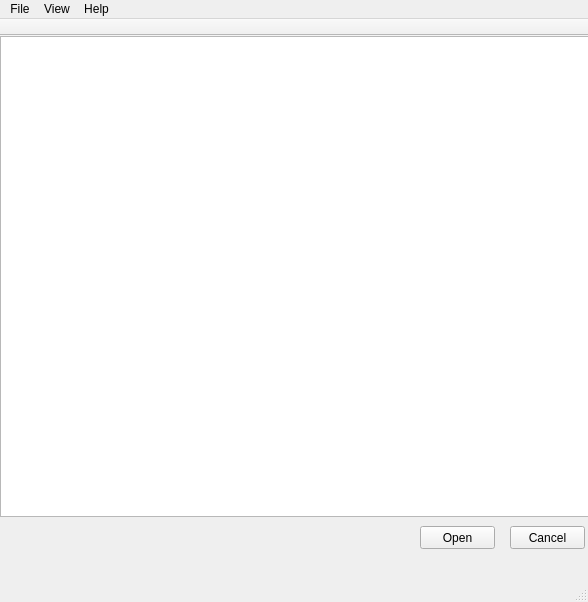
<?xml version="1.0" encoding="UTF-8"?>
<ui version="4.0">
 <class>MainWindow</class>
 <widget class="QMainWindow" name="MainWindow">
  <property name="geometry">
   <rect>
    <x>0</x>
    <y>0</y>
    <width>588</width>
    <height>602</height>
   </rect>
  </property>
  <property name="windowTitle">
   <string>MainWindow</string>
  </property>
  <widget class="QWidget" name="centralwidget">
   <widget class="QTreeView" name="treeView">
    <property name="geometry">
     <rect>
      <x>0</x>
      <y>0</y>
      <width>591</width>
      <height>481</height>
     </rect>
    </property>
   </widget>
   <widget class="QPushButton" name="openButton">
    <property name="geometry">
     <rect>
      <x>420</x>
      <y>490</y>
      <width>75</width>
      <height>23</height>
     </rect>
    </property>
    <property name="text">
     <string>Open</string>
    </property>
   </widget>
   <widget class="QPushButton" name="cancelButton">
    <property name="geometry">
     <rect>
      <x>510</x>
      <y>490</y>
      <width>75</width>
      <height>23</height>
     </rect>
    </property>
    <property name="text">
     <string>Cancel</string>
    </property>
   </widget>
  </widget>
  <widget class="QMenuBar" name="menubar">
   <property name="geometry">
    <rect>
     <x>0</x>
     <y>0</y>
     <width>588</width>
     <height>21</height>
    </rect>
   </property>
   <widget class="QMenu" name="menuFile">
    <property name="title">
     <string>File</string>
    </property>
   </widget>
   <widget class="QMenu" name="menuView">
    <property name="title">
     <string>View</string>
    </property>
   </widget>
   <widget class="QMenu" name="menuHelp">
    <property name="title">
     <string>Help</string>
    </property>
   </widget>
   <addaction name="menuFile"/>
   <addaction name="menuView"/>
   <addaction name="menuHelp"/>
  </widget>
  <widget class="QStatusBar" name="statusbar"/>
  <widget class="QToolBar" name="toolbar">
   <property name="windowTitle">
    <string>toolBar</string>
   </property>
   <property name="movable">
    <bool>false</bool>
   </property>
   <attribute name="toolBarArea">
    <enum>TopToolBarArea</enum>
   </attribute>
   <attribute name="toolBarBreak">
    <bool>false</bool>
   </attribute>
  </widget>
 </widget>
 <resources/>
 <connections/>
</ui>
